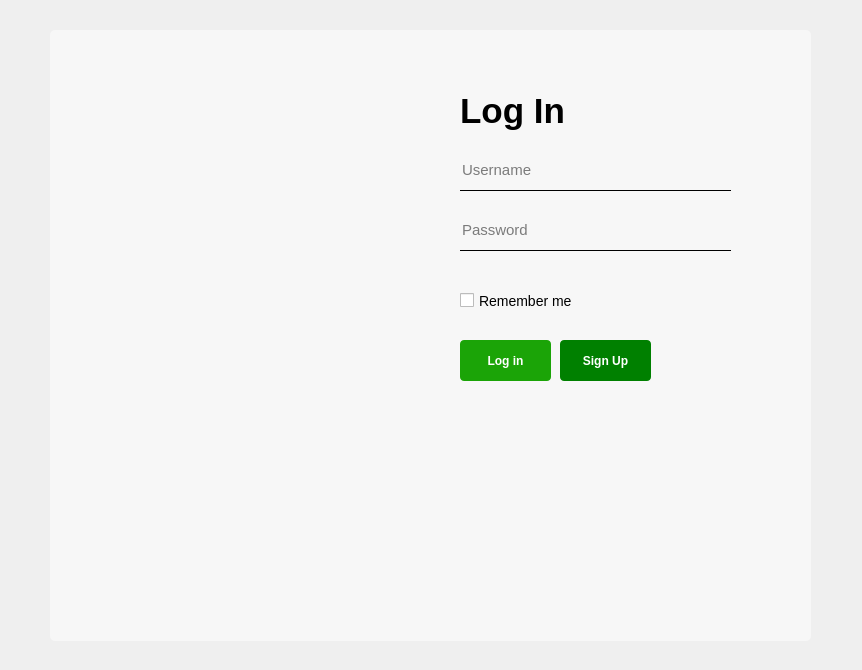
<?xml version="1.0" encoding="UTF-8"?>
<ui version="4.0">
 <class>Login</class>
 <widget class="QMainWindow" name="Login">
  <property name="enabled">
   <bool>true</bool>
  </property>
  <property name="geometry">
   <rect>
    <x>0</x>
    <y>0</y>
    <width>862</width>
    <height>670</height>
   </rect>
  </property>
  <property name="windowTitle">
   <string>Login</string>
  </property>
  <property name="styleSheet">
   <string notr="true">background-image: url(&quot;:/resources/img/bg-home.jpg&quot;);</string>
  </property>
  <widget class="QWidget" name="centralwidget">
   <widget class="QLabel" name="label">
    <property name="geometry">
     <rect>
      <x>460</x>
      <y>90</y>
      <width>111</width>
      <height>41</height>
     </rect>
    </property>
    <property name="styleSheet">
     <string notr="true">background:none;
	font-size: 35px;
	font-weight: 1400;</string>
    </property>
    <property name="text">
     <string>Log In</string>
    </property>
   </widget>
   <widget class="QCheckBox" name="checkBox">
    <property name="geometry">
     <rect>
      <x>460</x>
      <y>290</y>
      <width>121</width>
      <height>21</height>
     </rect>
    </property>
    <property name="styleSheet">
     <string notr="true">background:none;
color: black;
	font-size: 14px;
	font-weight: 400;</string>
    </property>
    <property name="text">
     <string>Remember me</string>
    </property>
   </widget>
   <widget class="QLabel" name="label_pic">
    <property name="geometry">
     <rect>
      <x>80</x>
      <y>100</y>
      <width>351</width>
      <height>431</height>
     </rect>
    </property>
    <property name="styleSheet">
     <string notr="true">background:none;</string>
    </property>
    <property name="text">
     <string/>
    </property>
   </widget>
   <widget class="QLineEdit" name="username">
    <property name="geometry">
     <rect>
      <x>460</x>
      <y>150</y>
      <width>271</width>
      <height>41</height>
     </rect>
    </property>
    <property name="styleSheet">
     <string notr="true">	background: transparent;
	border: none;
	border-bottom: 1px solid black;
	font-size: 15px;</string>
    </property>
    <property name="placeholderText">
     <string>Username</string>
    </property>
   </widget>
   <widget class="QLineEdit" name="password">
    <property name="geometry">
     <rect>
      <x>460</x>
      <y>210</y>
      <width>271</width>
      <height>41</height>
     </rect>
    </property>
    <property name="styleSheet">
     <string notr="true">	background: transparent;
	border: none;
	border-bottom: 1px solid black;
	font-size: 15px;</string>
    </property>
    <property name="echoMode">
     <enum>QLineEdit::Password</enum>
    </property>
    <property name="placeholderText">
     <string>Password</string>
    </property>
   </widget>
   <widget class="QPushButton" name="login">
    <property name="geometry">
     <rect>
      <x>460</x>
      <y>340</y>
      <width>91</width>
      <height>41</height>
     </rect>
    </property>
    <property name="styleSheet">
     <string notr="true">	height: 50px;
	color: white;
	font-weight: 700;
	border-radius: 4px;
	background:rgb(27, 164, 7);</string>
    </property>
    <property name="text">
     <string>Log in</string>
    </property>
   </widget>
   <widget class="QPushButton" name="signup">
    <property name="geometry">
     <rect>
      <x>560</x>
      <y>340</y>
      <width>91</width>
      <height>41</height>
     </rect>
    </property>
    <property name="styleSheet">
     <string notr="true">	height: 50px;
	color: white;
	font-weight: 700;
	border-radius: 4px;
	background: green;</string>
    </property>
    <property name="text">
     <string>Sign Up</string>
    </property>
   </widget>
   <widget class="QLabel" name="warning">
    <property name="geometry">
     <rect>
      <x>460</x>
      <y>410</y>
      <width>291</width>
      <height>16</height>
     </rect>
    </property>
    <property name="styleSheet">
     <string notr="true">font-size: 15px;
color: red;
background:none;</string>
    </property>
    <property name="text">
     <string/>
    </property>
   </widget>
   <widget class="QFrame" name="frame">
    <property name="geometry">
     <rect>
      <x>50</x>
      <y>30</y>
      <width>761</width>
      <height>611</height>
     </rect>
    </property>
    <property name="styleSheet">
     <string notr="true">
	background: rgba(255,255, 255,0.5);
	border-radius: 5;
</string>
    </property>
    <property name="frameShape">
     <enum>QFrame::StyledPanel</enum>
    </property>
    <property name="frameShadow">
     <enum>QFrame::Raised</enum>
    </property>
   </widget>
   <zorder>frame</zorder>
   <zorder>login</zorder>
   <zorder>signup</zorder>
   <zorder>checkBox</zorder>
   <zorder>label</zorder>
   <zorder>username</zorder>
   <zorder>password</zorder>
   <zorder>label_pic</zorder>
   <zorder>warning</zorder>
  </widget>
 </widget>
 <resources/>
 <connections/>
</ui>
